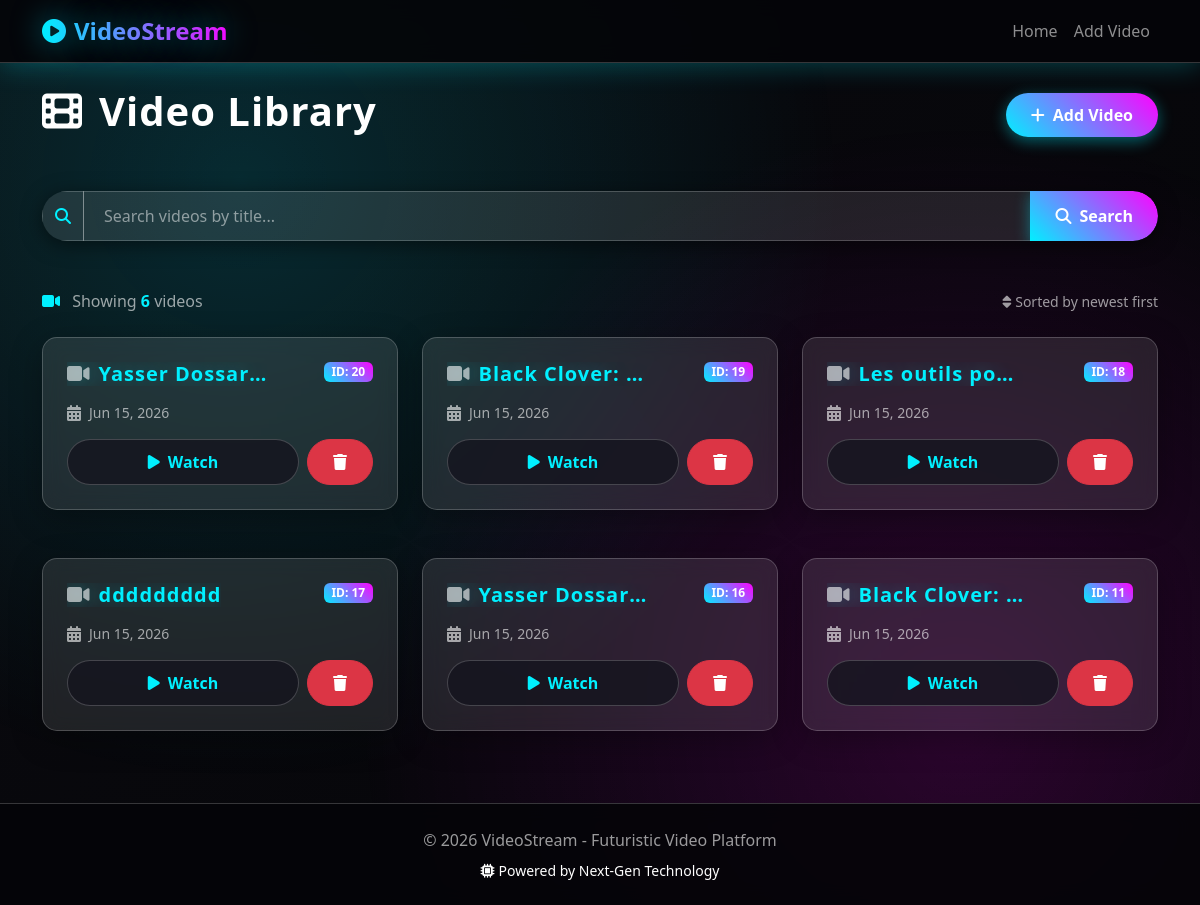
Before: / with the older database file.
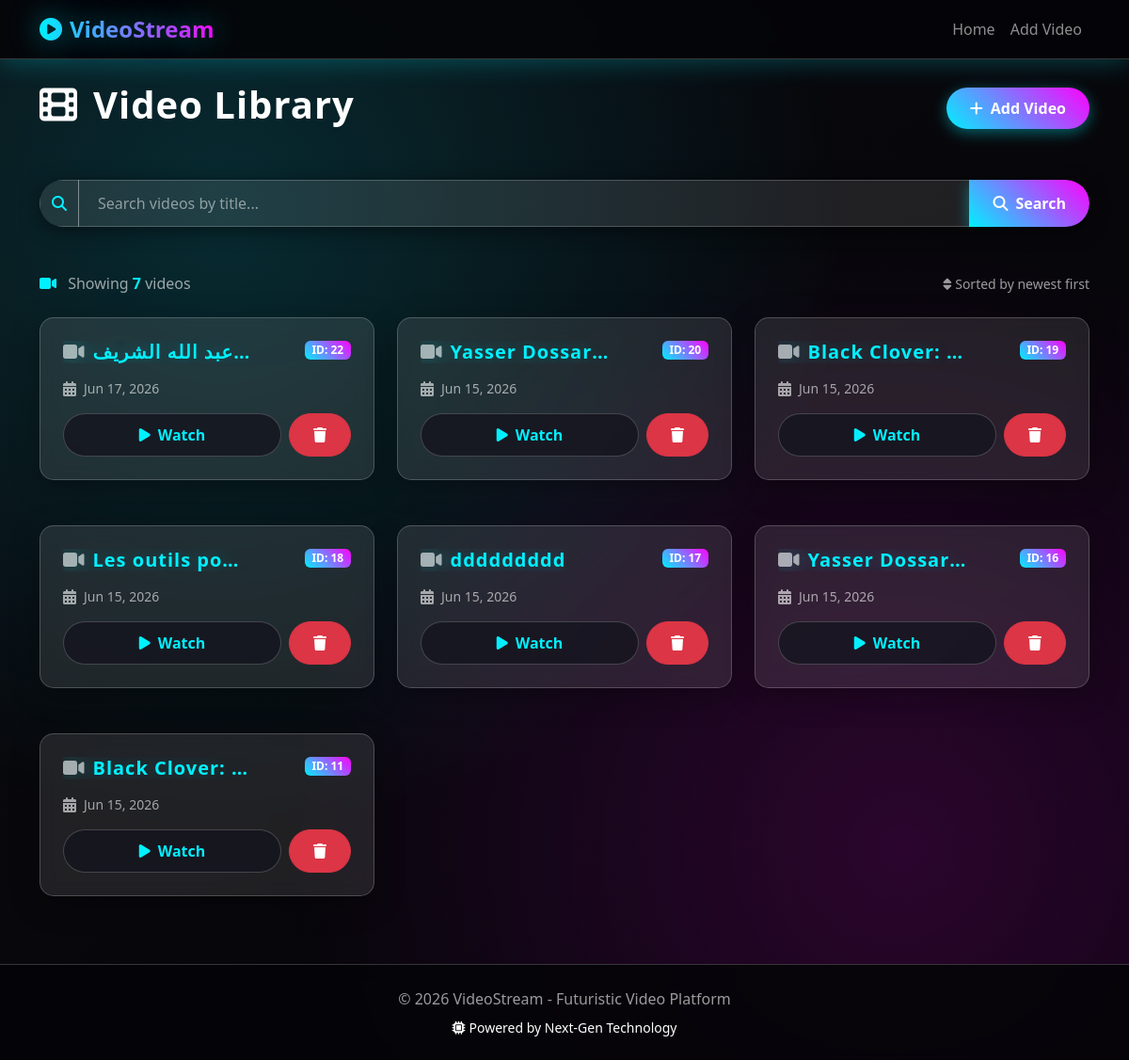
After: the same page with the newer database file.
### videos/models.py (models this page shows, shortened)
class Video(models.Model):
    title = models.CharField(max_length=200, blank=True)
    url = models.URLField()
    description = models.TextField(blank=True, default='')
    created_at = models.DateTimeField(auto_now_add=True)

### videos/views.py (the view)
# urls.py: path('', views.home, name='home'),
def home(request):
    query = request.GET.get('q', '').strip()
    videos = Video.objects.all().order_by('-created_at')
    if query:
        videos = videos.filter(title__icontains=query)
    paginator = Paginator(videos, 10)
    page_number = request.GET.get('page')
    videos_page = paginator.get_page(page_number)
    return render(request, 'videos/home.html', {
        'videos': videos_page,
        'query': query,
        'paginator': paginator,
        'page_obj': videos_page
    })

### videos/templates/videos/home.html (shortened to what this page needs)
{% extends 'videos/base.html' %}
{% block content %}
<div class="d-flex justify-content-between align-items-center mb-5">
    <h1 class="glow" style="font-size: 2.5rem;">
        <i class="fas fa-film me-3"></i>Video Library
    </h1>
    <a href="{% url 'add_video' %}" class="btn btn-primary float">
        <i class="fas fa-plus me-2"></i>Add Video
    </a>
</div>
<form method="get" class="mb-5">
    <div class="input-group">
        <span class="input-group-text" style="background: var(--glass); border: 1px solid var(--glass-border); color: var(--primary);">
            <i class="fas fa-search"></i>
        </span>
        <input type="text" name="q" class="form-control" placeholder="Search videos by title..." value="{{ query }}">
        <button class="btn btn-primary" type="submit">
            <i class="fas fa-search me-2"></i>Search
        </button>
    </div>
</form>
{% if videos %}
<div class="d-flex justify-content-between align-items-center mb-4">
    <p class="text-muted mb-0">
        <i class="fas fa-video me-2" style="color: var(--primary);"></i>
        Showing <span style="color: var(--primary); font-weight: 600;">{{ videos|length }}</span> video{{ videos|length|pluralize }}
    </p>
    <div class="text-muted small">
        <i class="fas fa-sort me-1"></i>Sorted by newest first
    </div>
</div>
<div class="row g-4">
    {% for video in videos %}
    <div class="col-lg-4 col-md-6 mb-4">
        <div class="card h-100">
            <div class="card-body p-4">
                <div class="d-flex justify-content-between align-items-start mb-3">
                    <h5 class="card-title mb-0" style="max-width: 200px; overflow: hidden; text-overflow: ellipsis; white-space: nowrap;">
                        <i class="fas fa-video me-2 text-muted"></i>{{ video.title }}
                    </h5>
                    <span class="badge" style="background: linear-gradient(45deg, var(--primary), var(--secondary)); color: white;">
                        ID: {{ video.id }}
                    </span>
                </div>
                <div class="d-flex align-items-center text-muted mb-3">
                    <i class="fas fa-calendar-alt me-2"></i>
                    <small>{{ video.created_at|date:"M d, Y" }}</small>
                </div>
                <div class="d-flex gap-2">
                    <a href="{% url 'watch_video' video.id %}" class="btn btn-dark flex-grow-1">
                        <i class="fas fa-play me-2"></i>Watch
                    </a>
                    <form action="{% url 'delete_video' video.id %}" method="post" class="d-inline">
                        <button type="submit" class="btn btn-danger" onclick="return confirm('Are you sure you want to delete this video?');">
                            <i class="fas fa-trash"></i>
                        </button>
                    </form>
                </div>
            </div>
        </div>
    </div>
    {% endfor %}
</div>
{% endif %}
{% endblock %}

### videos/templates/videos/base.html (shortened to what this page needs)
<!DOCTYPE html>
<html lang="en">
<head>
    <link href="https://cdn.jsdelivr.net/npm/bootstrap@5.3.3/dist/css/bootstrap.min.css" rel="stylesheet">
    <link href="https://cdnjs.cloudflare.com/ajax/libs/font-awesome/6.4.0/css/all.min.css" rel="stylesheet">
</head>
<body>
    <nav class="navbar navbar-expand-lg navbar-dark bg-dark">
        <div class="container">
            <a class="navbar-brand glow" href="{% url 'home' %}">
                <i class="fas fa-play-circle me-2"></i>VideoStream
            </a>
            <div class="collapse navbar-collapse" id="navbarNav">
                <ul class="navbar-nav ms-auto">
                    <li class="nav-item">
                        <a class="nav-link" href="{% url 'home' %}">Home</a>
                    </li>
                    <li class="nav-item">
                        <a class="nav-link" href="{% url 'add_video' %}">Add Video</a>
                    </li>
                </ul>
            </div>
        </div>
    </nav>
    <div class="container mt-4">
        {% block content %}{% endblock %}
    </div>
    <footer class="mt-5 py-4 text-center" style="border-top: 1px solid var(--glass-border); background: rgba(5, 5, 8, 0.9); backdrop-filter: blur(10px);">
        <p class="mb-0 text-muted">© 2026 VideoStream - Futuristic Video Platform</p>
        <p class="mb-0 mt-2 small">
            <i class="fas fa-microchip me-1"></i>Powered by Next-Gen Technology
        </p>
    </footer>
</body>
</html>

### videos/templates/videos/base.html (style rules this page uses)
:root { --primary: #00f0ff; --secondary: #ff00ff; --dark: #0a0a0f; --darker: #050508; --glass: rgba(255, 255, 255, 0.1); --glass-border: rgba(255, 255, 255, 0.2); }
body { background: linear-gradient(135deg, var(--dark) 0%, var(--darker) 100%); background-attachment: fixed; color: #ffffff; font-family: 'Segoe UI', Tahoma, Geneva, Verdana, sans-serif; overflow-x: hidden; position: relative; }
body::before { content: ''; position: fixed; top: 0; left: 0; width: 100%; height: 100%; background: radial-gradient(circle at 20% 20%, rgba(0, 240, 255, 0.15) 0%, transparent 50%), radial-gradient(circle at 80% 80%, rgba(255, 0, 255, 0.15) 0%, transparent 50%); z-index: -1; animation: pulse 8s ease-in-out infinite; }
.navbar { background: rgba(5, 5, 8, 0.9) !important; backdrop-filter: blur(10px); border-bottom: 1px solid var(--glass-border); box-shadow: 0 4px 30px rgba(0, 0, 0, 0.5); transition: all 0.3s ease; }
.navbar-brand { font-weight: 700; font-size: 1.5rem; background: linear-gradient(90deg, var(--primary), var(--secondary)); -webkit-background-clip: text; -webkit-text-fill-color: transparent; text-shadow: 0 0 30px rgba(0, 240, 255, 0.5); transition: all 0.3s ease; }
.card { background: var(--glass); backdrop-filter: blur(10px); border: 1px solid var(--glass-border); border-radius: 15px; transition: all 0.4s cubic-bezier(0.175, 0.885, 0.32, 1.275); box-shadow: 0 8px 32px rgba(0, 0, 0, 0.3); overflow: hidden; position: relative; }
.card::before { content: ''; position: absolute; top: 0; left: 0; right: 0; height: 2px; background: linear-gradient(90deg, transparent, var(--primary), transparent); opacity: 0; transition: opacity 0.3s ease; }
.card-title { color: var(--primary); font-weight: 600; text-shadow: 0 0 20px rgba(0, 240, 255, 0.3); }
.btn { border-radius: 25px; padding: 10px 25px; font-weight: 600; transition: all 0.3s ease; position: relative; overflow: hidden; z-index: 1; }
.btn::before { content: ''; position: absolute; top: 0; left: -100%; width: 100%; height: 100%; background: linear-gradient(90deg, transparent, rgba(255, 255, 255, 0.2), transparent); transition: 0.5s; z-index: -1; }
.btn-primary { background: linear-gradient(45deg, var(--primary), var(--secondary)); border: none; color: #ffffff; box-shadow: 0 4px 15px rgba(0, 240, 255, 0.4); }
.btn-dark { background: rgba(20, 20, 30, 0.8); border: 1px solid var(--glass-border); color: var(--primary); }
.input-group { border-radius: 25px; overflow: hidden; box-shadow: 0 4px 20px rgba(0, 0, 0, 0.5); }
.form-control { background: var(--glass); border: 1px solid var(--glass-border); color: #ffffff; padding: 12px 20px; }
.form-control::placeholder { color: rgba(255, 255, 255, 0.5); }
.text-muted { color: rgba(255, 255, 255, 0.6) !important; }
h1, h2, h3, h4, h5, h6 { font-weight: 700; letter-spacing: 1px; }
.container { position: relative; z-index: 1; }
.float { animation: float 3s ease-in-out infinite; }
.glow { animation: glow 2s ease-in-out infinite; }

Changed rows visible on the page:
added Video: id "22", created_at "Jun 17, 2026"
Other visible differences:
{{ videos|length }}: "6" → "7"
